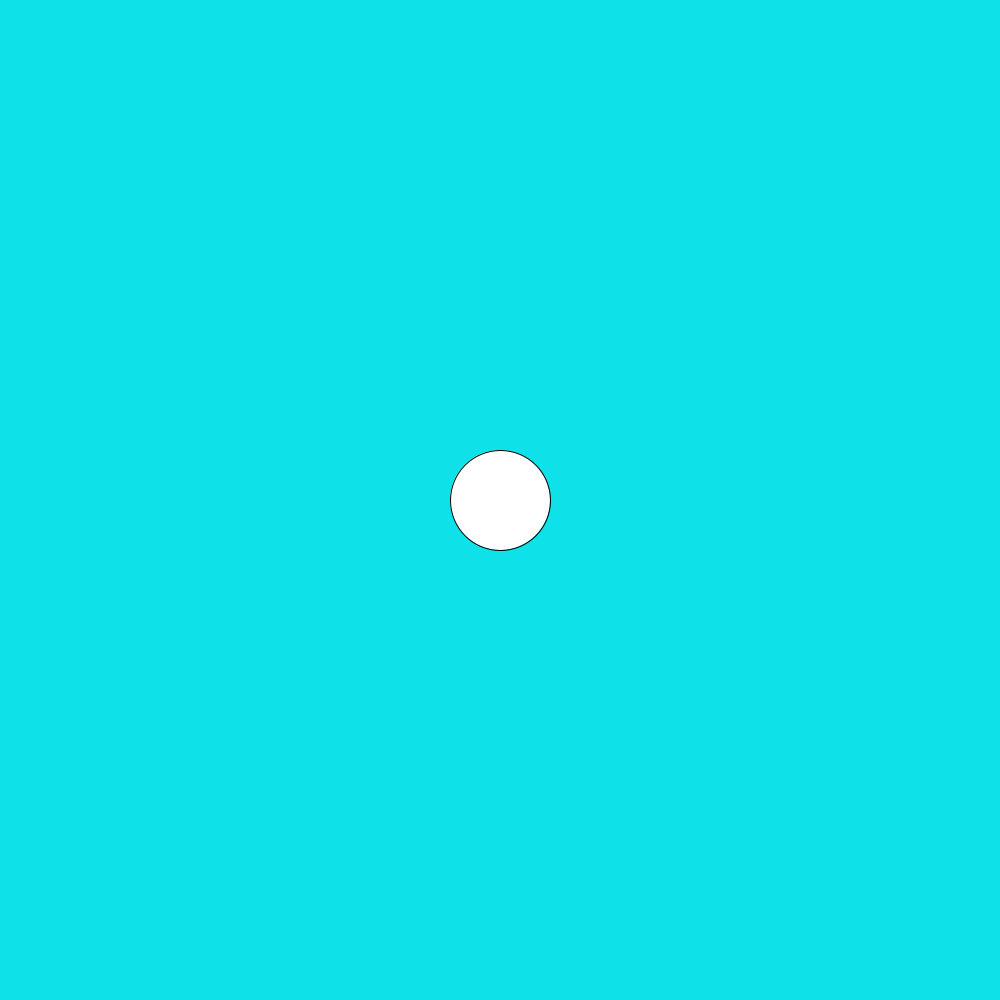
Frame 1 (no input)
Frame 60 (the mouse pressed at the canvas centre just before this capture): identical to frame 1, image omitted
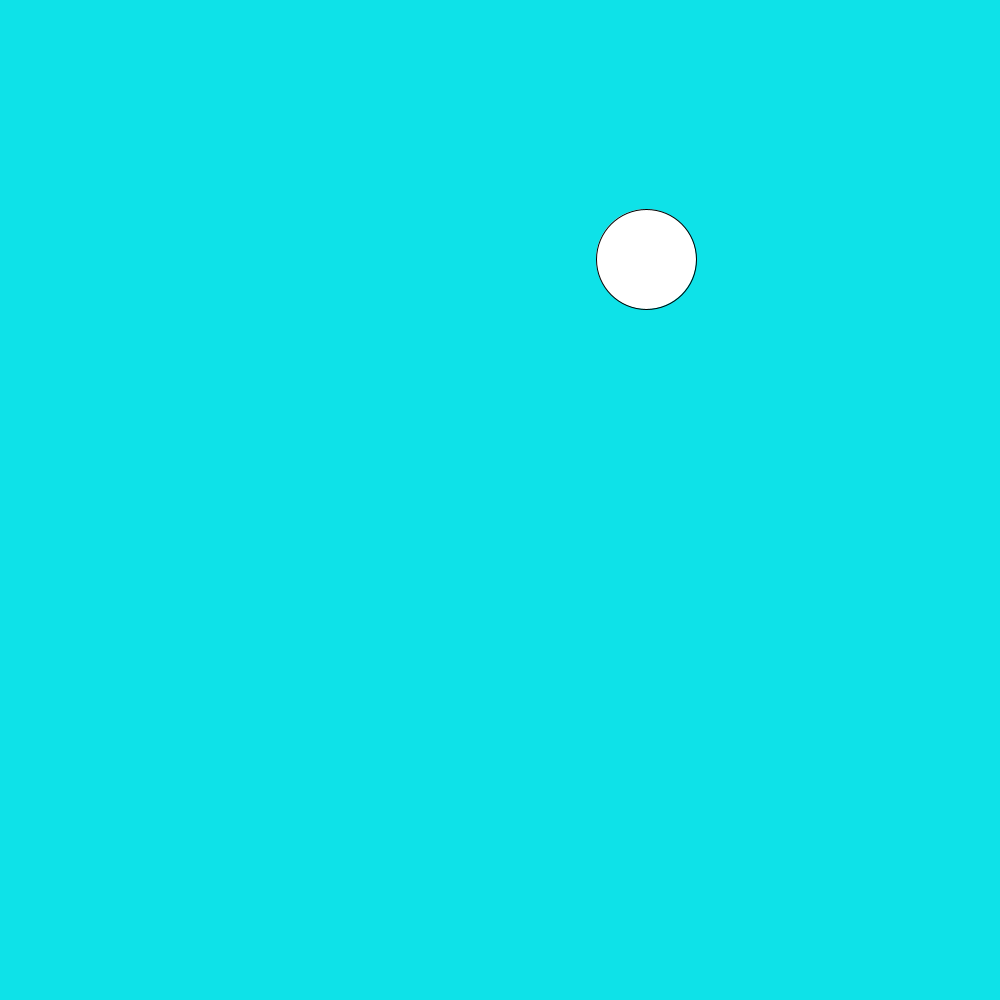
Frame 120 (the mouse held since frame 60 and released just before this capture)

The Processing sketch that drew these frames (run headless with seeded random() and noise(); from frame 60 on, the mouse is pressed at the canvas centre):

// Processing sketch: slippery_dot
// ── slippery_dot.pde
 // 1. Create three integer variables to represent the x, y, and the size of the ellipse
       int X = 500;
       int Y = 500;
       int size = 100;
    void setup() {
      // 2. Set the size of your sketch
    size(1000,1000);
    }
    
    void draw() {
      // 3. Set the background color of your sketch
      background(#0EE2E8);
      // 4. Draw an ellipse. Make sure it fits in the window.
      // Use the variables created at the top of the sketch, 
      // for the location and size of your ellipse
    
    ellipse(X,Y,size,size);
    
    }
    
    void mousePressed() {
      //5. Create an integer variable called distance
      int distance = 100;
      //6. Set the value of the distance variable to the value returned by the getDistance method
      //   Pass the mouse's x and y (mouseX and mouseY) and the x and y of your ellipse to the method.
        distance = getDistance(mouseX,mouseY,X,Y);
        println(distance);  
      //7.  Use an if statement to check if the distance variable is < the radius of the ellipse
      //    If it is, set a new x and y for the ellipse, using a random location on the window
      //    Hint: Use the Processing random() function
       if(distance < 50){
         X = (int) random(1000);
         
         Y = (int) random(1000);
         
       }
      
    }
    
    int getDistance(int x1, int y1, int x2, int y2) {
      return (int)Math.sqrt(Math.pow((x1-x2),2) + Math.pow((y1-y2),2));
    }
